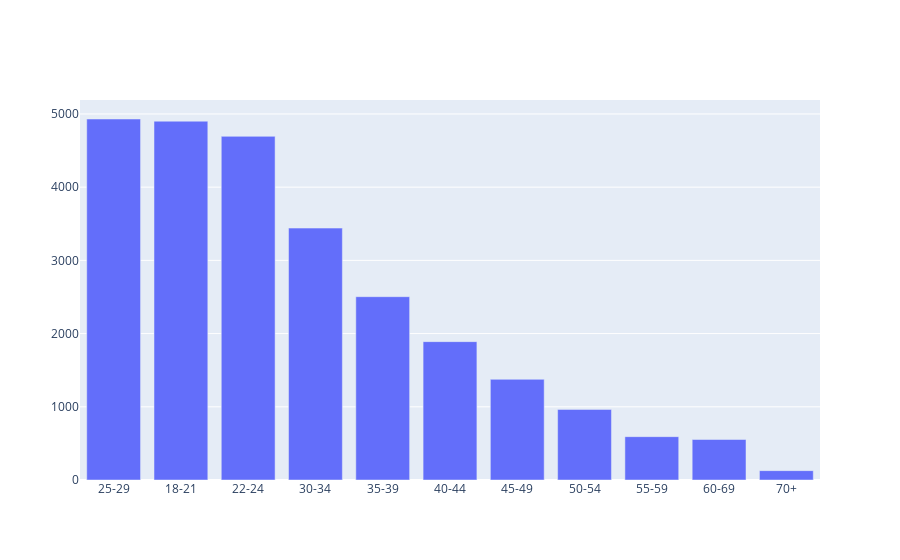

Notebook source saved alongside this figure:
### Code cell
q1_df = df['Q1'].value_counts()
fig = go.Figure()
fig.add_trace(go.Bar(name = "Age", x = q1_df.index, y = q1_df.values))
fig.show()

### Figure 1 — Plotly figure (JSON) as saved in the notebook; plotly's stock layout.template omitted (floating-point values rounded to 4 significant figures)
{"data": [{"name": "Age", "type": "bar", "x": ["25-29", "18-21", "22-24", "30-34", "35-39", "40-44", "45-49", "50-54", "55-59", "60-69", "70+"], "y": [4931, 4901, 4694, 3441, 2504, 1890, 1375, 964, 592, 553, 128]}], "layout": {"autosize": true, "xaxis": {"autorange": true, "range": [-0.5, 10.5], "type": "category"}, "yaxis": {"autorange": true, "range": [0, 5191.0], "type": "linear"}}}
